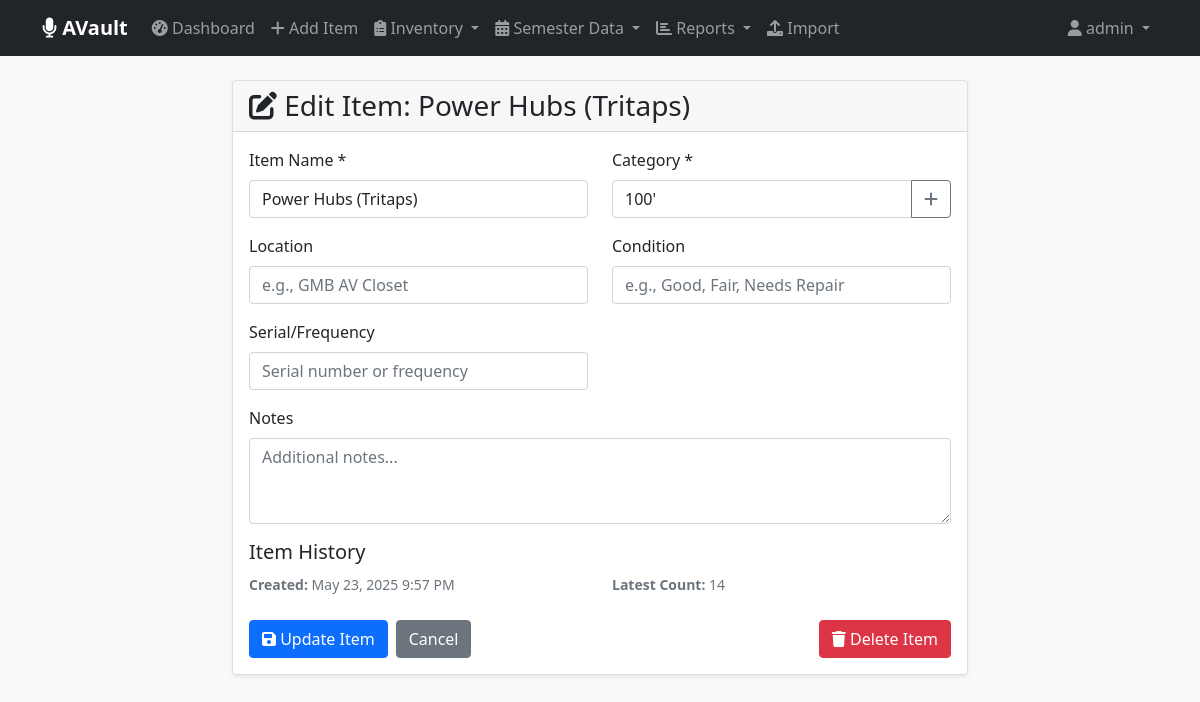
The page /inventory/edit-item/704/ (signed in) on the database its author committed.
### inventory/models.py (models this page shows, shortened)
class Item(models.Model):
    name = models.CharField(max_length=200)
    category = models.ForeignKey(Category, on_delete=models.CASCADE, related_name='items')
    location = models.CharField(max_length=200, blank=True)
    condition = models.CharField(max_length=100, blank=True)
    serial_frequency = models.CharField(max_length=100, blank=True, verbose_name="Serial/Frequency")
    notes = models.TextField(blank=True)
    created_at = models.DateTimeField(auto_now_add=True)
    class Meta:
        ordering = ['category__name', 'name']
    def get_latest_count(self):
        latest = self.historical_counts.order_by('-academic_term__year', '-academic_term__term').first()
        return latest.counted_quantity if latest else 0

class HistoricalCount(models.Model):
    item = models.ForeignKey(Item, on_delete=models.CASCADE, related_name='historical_counts')
    academic_term = models.ForeignKey(AcademicTerm, on_delete=models.CASCADE, related_name='historical_counts')
    counted_quantity = models.PositiveIntegerField(default=0)
    imported_at = models.DateTimeField(auto_now_add=True)
    notes = models.TextField(blank=True)
    class Meta:
        unique_together = ['item', 'academic_term']
        ordering = ['academic_term__year', 'academic_term__term']

### inventory/views.py (the view)
# urls.py: path('edit-item/<int:item_id>/', views.edit_item, name='edit_item'),
@login_required
def edit_item(request, item_id):
    item = get_object_or_404(Item, id=item_id)
    if request.method == 'POST':
        form = ItemForm(request.POST, instance=item)
        if form.is_valid():
            form.save()
            messages.success(request, f'Item "{item.name}" updated successfully!')
            return redirect('inventory:dashboard')
    else:
        form = ItemForm(instance=item)
    return render(request, 'inventory/edit_item.html', {'form': form, 'item': item})

### inventory/forms.py
class ItemForm(forms.ModelForm):
    class Meta:
        model = Item
        fields = ['name', 'category', 'location', 'condition', 'serial_frequency', 'notes']
        widgets = {
            'name': forms.TextInput(attrs={'class': 'form-control', 'placeholder': 'e.g., Shure SM-57'}),
            'category': forms.Select(attrs={'class': 'form-control'}),
            'location': forms.TextInput(attrs={'class': 'form-control', 'placeholder': 'e.g., GMB AV Closet'}),
            'condition': forms.TextInput(attrs={'class': 'form-control', 'placeholder': 'e.g., Good, Fair, Needs Repair'}),
            'serial_frequency': forms.TextInput(attrs={'class': 'form-control', 'placeholder': 'Serial number or frequency'}),
            'notes': forms.Textarea(attrs={'class': 'form-control', 'rows': 3, 'placeholder': 'Additional notes...'})
        }
    def __init__(self, *args, **kwargs):
        super().__init__(*args, **kwargs)
        self.fields['category'].empty_label = "Select a category..."
        self.fields['category'].required = True

### inventory/context_processors.py (called while the page is built, shortened)
def admin_stats(request):
    if not request.path.startswith('/admin/'):
        return {}

### inventory/models.py (called while the page is built)
    def __str__(self):
        return self.name

### inventory/templates/inventory/edit_item.html (shortened to what this page needs)
{% extends 'inventory/base.html' %}
{% block content %}
<div class="row justify-content-center">
    <div class="col-md-8">
        <div class="card">
            <div class="card-header">
                <h3 class="mb-0"><i class="fas fa-edit"></i> Edit Item: {{ item.name }}</h3>
            </div>
            <div class="card-body">
                <form method="post">
                    <div class="row">
                        <div class="col-md-6 mb-3">
                            <label for="{{ form.name.id_for_label }}" class="form-label">Item Name *</label>
                            {{ form.name }}
                        </div>
                        <div class="col-md-6 mb-3">
                            <label for="{{ form.category.id_for_label }}" class="form-label">Category *</label>
                            <div class="input-group">
                                {{ form.category }}
                                <button type="button" class="btn btn-outline-secondary" data-bs-toggle="modal" data-bs-target="#newCategoryModal">
                                    <i class="fas fa-plus"></i>
                                </button>
                            </div>
                        </div>
                    </div>
                    <div class="row">
                        <div class="col-md-6 mb-3">
                            <label for="{{ form.location.id_for_label }}" class="form-label">Location</label>
                            {{ form.location }}
                        </div>
                        <div class="col-md-6 mb-3">
                            <label for="{{ form.condition.id_for_label }}" class="form-label">Condition</label>
                            {{ form.condition }}
                        </div>
                    </div>
                    <div class="row">
                        <div class="col-md-6 mb-3">
                            <label for="{{ form.serial_frequency.id_for_label }}" class="form-label">Serial/Frequency</label>
                            {{ form.serial_frequency }}
                        </div>
                    </div>
                    <div class="mb-3">
                        <label for="{{ form.notes.id_for_label }}" class="form-label">Notes</label>
                        {{ form.notes }}
                    </div>
                    <div class="mb-4">
                        <h5>Item History</h5>
                        <div class="row">
                            <div class="col-md-6">
                                <small class="text-muted">
                                    <strong>Created:</strong> {{ item.created_at|date:"M d, Y g:i A" }}
                                </small>
                            </div>
                            <div class="col-md-6">
                                <small class="text-muted">
                                    <strong>Latest Count:</strong> {{ item.get_latest_count }}
                                </small>
                            </div>
                        </div>
                    </div>
                    <div class="d-flex gap-2">
                        <button type="submit" class="btn btn-primary">
                            <i class="fas fa-save"></i> Update Item
                        </button>
                        <a href="{% url 'inventory:dashboard' %}" class="btn btn-secondary">Cancel</a>
                        <button type="button" class="btn btn-danger ms-auto" data-bs-toggle="modal" data-bs-target="#deleteModal">
                            <i class="fas fa-trash"></i> Delete Item
                        </button>
                    </div>
                </form>
            </div>
        </div>
    </div>
</div>
{% endblock %}

### inventory/templates/inventory/base.html (shortened to what this page needs)
<!DOCTYPE html>
<html lang="en">
<head>
    <link href="https://cdn.jsdelivr.net/npm/bootstrap@5.1.3/dist/css/bootstrap.min.css" rel="stylesheet">
    <link rel="stylesheet" href="https://cdnjs.cloudflare.com/ajax/libs/font-awesome/6.0.0/css/all.min.css">
</head>
<body>
    <nav class="navbar navbar-expand-lg navbar-dark bg-dark no-print">
        <div class="container">
            <a class="navbar-brand" href="{% url 'inventory:dashboard' %}">
                <i class="fas fa-microphone"></i> AVault
            </a>
            <div class="collapse navbar-collapse" id="navbarNav">
                <ul class="navbar-nav me-auto">
                    <li class="nav-item">
                        <a class="nav-link" href="{% url 'inventory:dashboard' %}">
                            <i class="fas fa-tachometer-alt"></i> Dashboard
                        </a>
                    </li>
                    <li class="nav-item">
                        <a class="nav-link" href="{% url 'inventory:add_item' %}">
                            <i class="fas fa-plus"></i> Add Item
                        </a>
                    </li>
                    <li class="nav-item dropdown">
                        <a class="nav-link dropdown-toggle" href="#" role="button" data-bs-toggle="dropdown">
                            <i class="fas fa-clipboard-list"></i> Inventory
                        </a>
                    </li>
                    <li class="nav-item dropdown">
                        <a class="nav-link dropdown-toggle" href="#" role="button" data-bs-toggle="dropdown">
                            <i class="fas fa-calendar-alt"></i> Semester Data
                        </a>
                    </li>
                    <li class="nav-item dropdown">
                        <a class="nav-link dropdown-toggle" href="#" role="button" data-bs-toggle="dropdown">
                            <i class="fas fa-chart-bar"></i> Reports
                        </a>
                    </li>
                    {% if user.is_staff %}
                    <li class="nav-item">
                        <a class="nav-link" href="{% url 'inventory:import_excel' %}">
                            <i class="fas fa-upload"></i> Import
                        </a>
                    </li>
                    {% endif %}
                </ul>
                <ul class="navbar-nav">
                    <li class="nav-item dropdown">
                        <a class="nav-link dropdown-toggle" href="#" role="button" data-bs-toggle="dropdown">
                            <i class="fas fa-user"></i> {{ user.username }}
                        </a>
                    </li>
                </ul>
            </div>
        </div>
    </nav>
    <div class="container mt-4">
        {% block content %}{% endblock %}
    </div>
</body>
</html>

### inventory/templates/inventory/base.html (style rules this page uses)
body { background-color: #f8f9fa; }
.navbar-brand { font-weight: bold; }
.card { box-shadow: 0 0.125rem 0.25rem rgba(0, 0, 0, 0.075); }

### rows shown on the page
Item: name "Power Hubs (Tritaps)", category "100'", created_at "May 23, 2025 9:57 PM", get_latest_count "14"

### other values the page prints
{{ user.username }} "admin"
